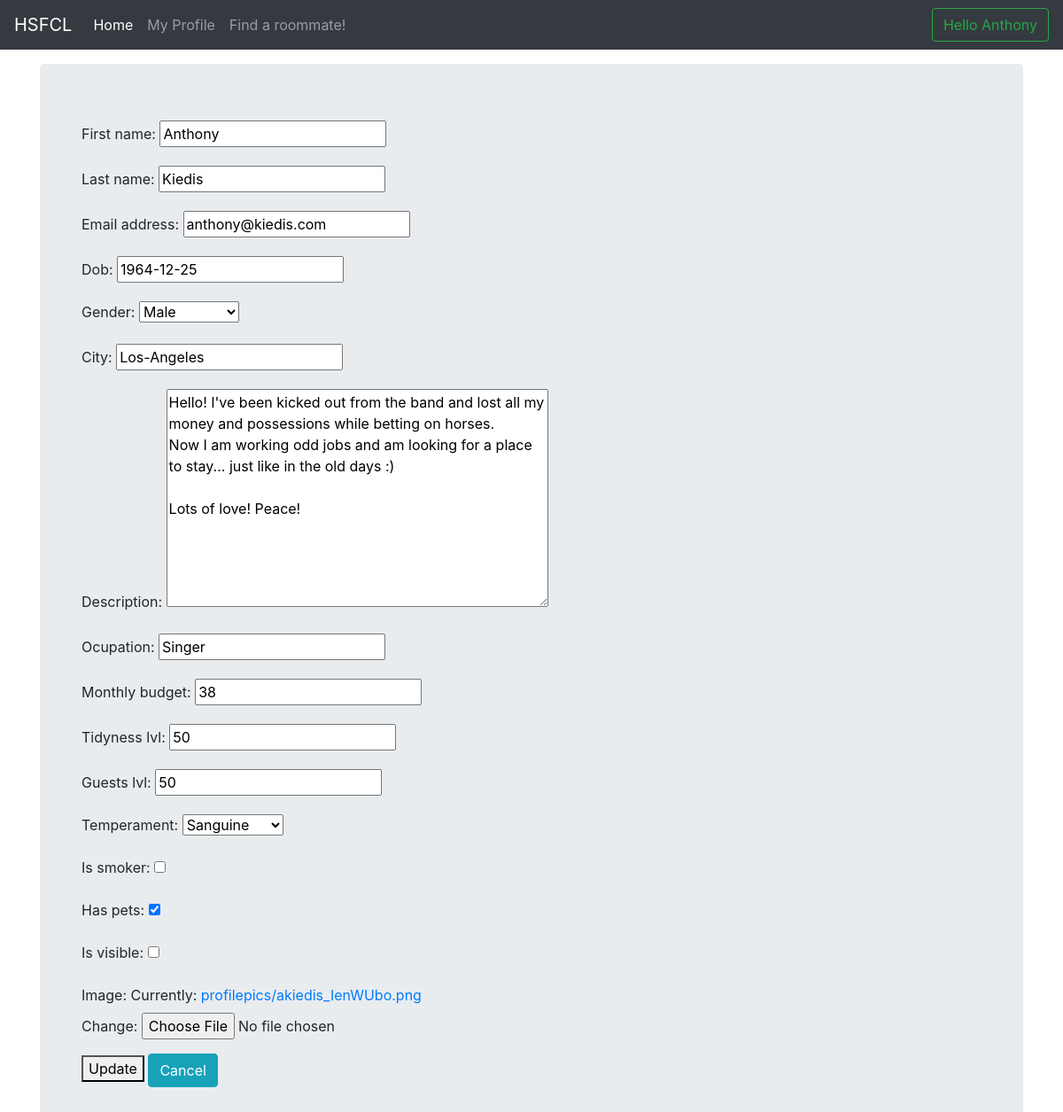
Screenshot of /updateprofile (signed in) with the database file from the repository.
### filter/models.py (models this page shows, shortened)
class Profile(models.Model):
    user = models.OneToOneField(User, on_delete=models.CASCADE)
    dob = models.DateField(default=datetime.date(1989, 12, 25))
    GENDER_CHOICES = (('M', 'Male'), ('F','Female'), ('U', 'Unspecified'))
    gender = models.CharField(max_length=12, choices=GENDER_CHOICES, default='Unspecified')
    city = models.CharField(max_length=100, default='Braşov')
    description = models.TextField()
    ocupation = models.CharField(max_length=100, default='Student')
    monthly_budget = models.IntegerField(default=500, validators=[
                                                        MaxValueValidator(10000),
                                                        MinValueValidator(1)])
    tidyness_lvl = models.IntegerField(default=50, validators=[
                                                        MaxValueValidator(100),
                                                        MinValueValidator(1)])
    guests_lvl = models.IntegerField(default=50, validators=[
                                                        MaxValueValidator(100),
                                                        MinValueValidator(1)])
    TEMPERAMENT_CHOICES = (('S', 'Sanguine'), ('P', 'Phlegmatic'),
                        ('C', 'Choleric'), ('M', 'Melancholic'),
                        ('U', 'Unspecified'))
    temperament = models.CharField(max_length=12, choices=TEMPERAMENT_CHOICES, default='Unspecified')
    is_smoker = models.BooleanField(default = False)
    has_pets = models.BooleanField(default = False)
    is_visible = models.BooleanField(default = False)
    image = models.ImageField(upload_to='profilepics', default='profilepics/cat.jpeg')
    class Meta:
        verbose_name = 'Profile'
        verbose_name_plural = 'Profiles'
        ordering = ['user']

### filter/views.py (the view)
# urls.py: url(r'^updateprofile$', views.update_profile, name='updateprofile'),
@login_required
@transaction.atomic
def update_profile(request):
    if request.method == 'POST':
        user_form = UserForm(request.POST, instance=request.user)
        profile_form = ProfileForm(request.POST, request.FILES, instance=request.user.profile)
        if user_form.is_valid() and profile_form.is_valid():
            user_form.save()
            profile_form.save()
            messages.success(request, ('Your profile was successfully updated!'))
            return redirect('myprofile')
        else:
            messages.error(request, ('Please correct the error below.'))
    else:
        user_form = UserForm(instance=request.user)
        profile_form = ProfileForm(instance=request.user.profile)
    return render(request, 'filter/updateprofile.html', {
        'user_form': user_form,
        'profile_form': profile_form
    })

### filter/forms.py
class UserForm(forms.ModelForm):
    class Meta:
        model = User
        fields = ('first_name', 'last_name', 'email')

class ProfileForm(forms.ModelForm):
    class Meta:
        model = Profile
        fields = ('dob', 'gender', 'city', 'description', 'ocupation',
            'monthly_budget', 'tidyness_lvl', 'guests_lvl', 'temperament',
            'is_smoker', 'has_pets', 'is_visible', 'image')

### templates/filter/updateprofile.html (shortened to what this page needs)
{% extends "base.html" %}
{% block body %}
<form method="post" enctype="multipart/form-data">
  <div class="container">
    {{ user_form.as_p }}
    {{ profile_form.as_p }}
    <button type="submit">Update</button>
    <a href="myprofile" class="btn btn-info" role="button">Cancel</a>
  </form>
  </div>
{% endblock %}

### templates/base.html (shortened to what this page needs)
<!DOCTYPE html>
<html>
  <head>
    <link rel="stylesheet" href="https://maxcdn.bootstrapcdn.com/bootstrap/4.0.0-beta.2/css/bootstrap.min.css">
    <link rel="stylesheet" href="/css/navbar.css">
  </head>
  <body>
    <nav class="navbar navbar-expand-md navbar-dark fixed-top bg-dark">
     <a class="navbar-brand" href="#">HSFCL</a>
     <div class="collapse navbar-collapse" id="navbarCollapse">
       <ul class="navbar-nav mr-auto">
         <li class="nav-item active">
           <a class="nav-link" href="a">Home</a>
         </li>
         <li class="nav-item">
           <a class="nav-link" href="myprofile">My Profile</a>
         </li>
         <li class="nav-item">
           <a class="nav-link" href="{{profile_list.url}}">Find a roommate!</a>
         </li>
       </ul>
       <form class="form-inline mt-2 mt-md-0">
         {% if user.is_authenticated %}
           <button class="btn btn-outline-success my-2 my-sm-0">Hello {{ user.first_name }}</button>
         {% else %}
           <a href="login" class="btn btn-outline-success my-2 my-sm-0" role="button">Login</a>
         {% endif %}
       </form>
     </div>
   </nav>
   <main role="main" class="container">
      <div class="jumbotron">
        {% block body %}
        {% endblock %}
    </main>
  </body>
</html>

### static/css/navbar.css (style rules this page uses)
body { min-height: 75rem; padding-top: 4.5rem; }

### rows the page displays
Profile: dob "1964-12-25", gender "Male", city "Los-Angeles", description "Hello! I've been kicked out from the band and lost all my money and possessions while betting on horses. Now I am working odd jobs and am looking for a place to stay... just like in the old days :) Lots of love! Peace!", ocupation "Singer", monthly_budget "38", tidyness_lvl "50", guests_lvl "50", temperament "Sanguine", has_pets "☑"

### other values shown
{{ user.first_name }} "Anthony"
